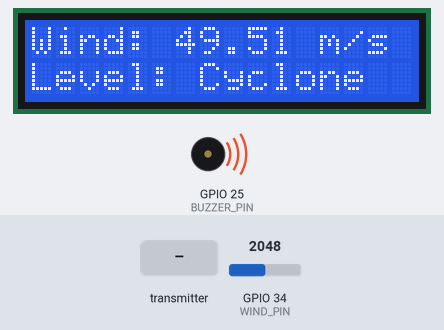
This sketch was run on a simulated ESP32. Shown: 16×2 character LCD, buzzer (waves = sounding, pin HIGH). The inputs (shaded band) are chosen by the test bench; at power-on: GPIO 34 (WIND_PIN) = 2048. WiFi joins after 1.5 s; servers stay silent unless stated; uploads are accepted with an empty reply; the local clock reads 2024-03-15 10:24:30 at power-on unless the sketch sets it; what the sketch prints to the serial monitor is not drawn.

Above: at 8.4 s.
8.5 s: GPIO 34 (WIND_PIN) set to 813
At 12.3 s:
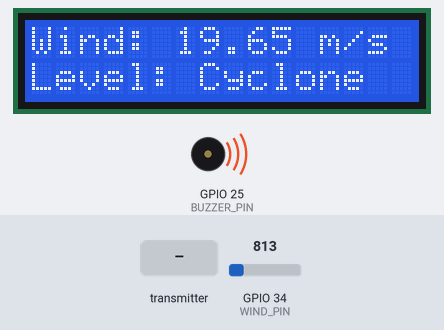
16.6 s: GPIO 34 (WIND_PIN) set to 681
At 23.1 s:
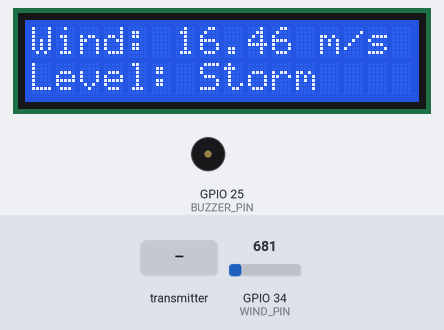
26.4 s: the transmitter starts sending floodRiskCode = 64
At 31.2 s:
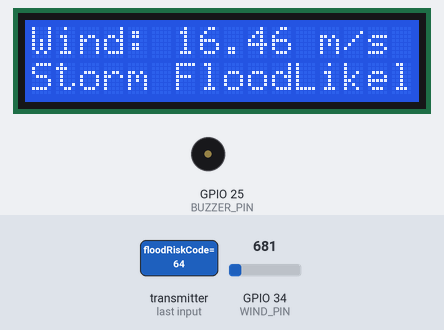
35.5 s: the transmitter starts sending floodRiskCode = 0
At 38.2 s:
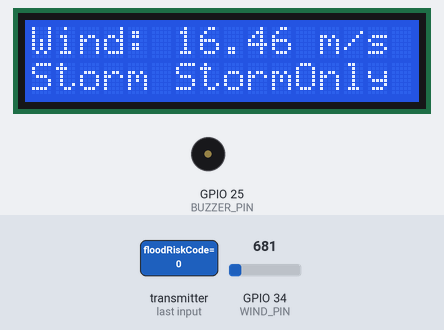
45.3 s: GPIO 34 (WIND_PIN) set to 276
At 50.5 s:
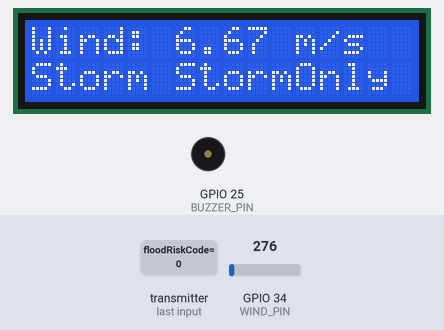
50.8 s: GPIO 34 (WIND_PIN) set to 238
At 54.3 s:
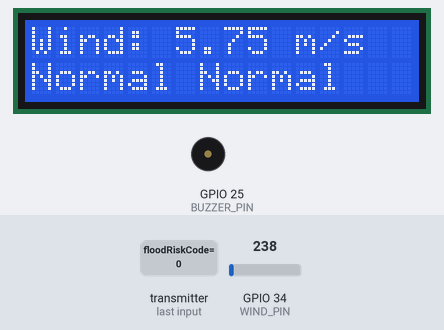
Timing chart, 0 to 55.4 s (numbered marks = the images above; inputs shaded):
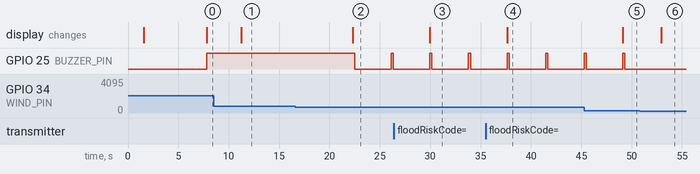

The sketch:

sketch_febSTORM_PEDICTION20a.ino
```cpp
#include <Wire.h>
#include <LiquidCrystal_I2C.h>
#include <WiFi.h>
#include <WiFiClientSecure.h>
#include <HTTPClient.h>
#include <time.h>
#include <esp_now.h>   // ✅ ESP-NOW

// ---- Wi-Fi ----
#define WIFI_SSID ""
#define WIFI_PASSWORD ""

// ---- Gmail SMTP ----
#define SMTP_HOST "smtp.gmail.com"
#define SMTP_PORT 465
#define AUTHOR_EMAIL "ismotaraprova@gmail.com"
#define AUTHOR_PASSWORD ""
#define RECIPIENT_EMAIL "provaismot@gmail.com"

// ---- Firebase REST (Storm) ----
#define DATABASE_URL "https://earlywarningsystem-53511-default-rtdb.firebaseio.com/stormData.json"

// ---- Firebase REST (Fusion) ----
#define FUSION_URL "https://earlywarningsystem-53511-default-rtdb.firebaseio.com/fusionData.json"

// ---- LCD ----
LiquidCrystal_I2C lcd(0x27, 16, 2);

// ---- Sensor Pin ----
#define WIND_PIN 34
#define BUZZER_PIN 25   // ✅ GPIO25

// ---- Variables ----
float windSpeed;
bool cycloneDetected = false;
bool lastCycloneState = false;
bool emailSent = false;
bool safeEmailSent = false;
unsigned long lastBlink = 0;
bool showAlert = false;

// =====================================================================
// ✅ ESP-NOW Receiver (Flood -> Storm)  [Fixed for ESP32 core 3.x callback]
// =====================================================================
typedef struct {
  uint8_t floodRiskCode;   // 0=Low,1=Medium,2=High,3=Critical
  float distanceCm;        // ultrasonic distance (cm)
  uint8_t rainP;           // 0-100
  uint8_t waterP;          // 0-100
  uint8_t floodDetected;   // 0/1
} FloodPacket;

volatile bool gotFlood = false;
FloodPacket lastFlood = {0, 0.0, 0, 0, 0};

// ✅ FIX: New callback signature for ESP32 Arduino core 3.x
void onFloodRecv(const esp_now_recv_info *info, const uint8_t *incomingData, int len) {
  if (len == sizeof(FloodPacket)) {
    memcpy(&lastFlood, incomingData, sizeof(FloodPacket));
    gotFlood = true;
  }
}

void espnowInitReceiver() {
  // WiFi must be STA for ESP-NOW
  WiFi.mode(WIFI_STA);

  if (esp_now_init() != ESP_OK) {
    Serial.println("❌ ESP-NOW init failed");
    return;
  }
  esp_now_register_recv_cb(onFloodRecv);
  Serial.println("✅ ESP-NOW Receiver ready");
}

String floodRiskText(uint8_t code) {
  if (code == 1) return "Medium";
  if (code == 2) return "High";
  if (code == 3) return "Critical";
  return "Low";
}
// =====================================================================


// ---- Time ----
String getTimeNow() {
  configTime(6 * 3600, 0, "pool.ntp.org", "time.nist.gov");
  struct tm t;
  if (!getLocalTime(&t)) return "Unknown";
  char buf[25];
  strftime(buf, sizeof(buf), "%Y-%m-%d %H:%M:%S", &t);
  return String(buf);
}

// ---- Email ----
void sendEmail(const char* subject, const char* body) {
  WiFiClientSecure client;
  client.setInsecure();

  if (!client.connect(SMTP_HOST, SMTP_PORT)) return;

  client.println("EHLO esp32"); delay(500);
  client.println("AUTH LOGIN"); delay(500);
  client.println("aXNtb3RhcmFwcm92YUBnbWFpbC5jb20="); delay(500);
  client.println("a2Nrd2Zld3Rxd21wbXR0YQ=="); delay(500);

  client.printf("MAIL FROM:<%s>\r\n", AUTHOR_EMAIL); delay(500);
  client.printf("RCPT TO:<%s>\r\n", RECIPIENT_EMAIL); delay(500);
  client.println("DATA"); delay(500);

  client.printf("Subject: %s\r\n", subject);
  client.println("Content-Type: text/plain");
  client.println();
  client.println(body);
  client.println(".");
  delay(500);
  client.println("QUIT");
  client.stop();
}

// ---- Upload to Firebase (Storm Node) ----
void uploadToFirebase(float ws, bool cyclone, String risk) {
  if (WiFi.status() != WL_CONNECTED) return;

  String json = "{";
  json += "\"timestamp\":\"" + getTimeNow() + "\",";
  json += "\"wind_speed_mps\":" + String(ws, 2) + ",";
  json += "\"cyclone_detected\":" + String(cyclone ? 1 : 0) + ",";
  json += "\"risk_level\":\"" + risk + "\"";
  json += "}";

  WiFiClientSecure client;
  client.setInsecure();
  HTTPClient http;
  http.begin(client, DATABASE_URL);
  http.addHeader("Content-Type", "application/json");
  http.POST(json);
  http.end();
}

// ---- Upload to Firebase (Fusion Node) ----
void uploadFusionToFirebase(float ws, String stormRisk, String fusedRisk, String fusedEvent) {
  if (WiFi.status() != WL_CONNECTED) return;

  // If you want fusion uploads ONLY after flood packet exists, uncomment:
  // if (!gotFlood) return;

  String json = "{";
  json += "\"timestamp\":\"" + getTimeNow() + "\",";
  json += "\"wind_speed_mps\":" + String(ws, 2) + ",";
  json += "\"storm_risk\":\"" + stormRisk + "\",";
  json += "\"flood_risk\":\"" + floodRiskText(lastFlood.floodRiskCode) + "\",";
  json += "\"rain_percent\":" + String(lastFlood.rainP) + ",";
  json += "\"water_percent\":" + String(lastFlood.waterP) + ",";
  json += "\"distance_cm\":" + String(lastFlood.distanceCm, 1) + ",";
  json += "\"fused_event\":\"" + fusedEvent + "\",";
  json += "\"fused_risk\":\"" + fusedRisk + "\"";
  json += "}";

  WiFiClientSecure client;
  client.setInsecure();
  HTTPClient http;
  http.begin(client, FUSION_URL);
  http.addHeader("Content-Type", "application/json");
  http.POST(json);
  http.end();
}

// ---- Alerts ----
void sendCycloneAlert(float ws) {
  char msg[180];
  snprintf(msg, sizeof(msg),
           "CYCLONE ALERT!\nWind Speed: %.2f m/s\nTime: %s\nTake shelter immediately!",
           ws, getTimeNow().c_str());
  sendEmail("CYCLONE ALERT", msg);
}

void sendSafeAlert(float ws) {
  char msg[150];
  snprintf(msg, sizeof(msg),
           "SAFE NOW\nWind Speed: %.2f m/s\nTime: %s\nWeather stable.",
           ws, getTimeNow().c_str());
  sendEmail("SAFE NOW", msg);
}

// ---- Setup ----
void setup() {
  Serial.begin(115200);
  lcd.init();
  lcd.backlight();
  pinMode(BUZZER_PIN, OUTPUT);

  lcd.print("Storm Prediction");
  delay(1500);
  lcd.clear();

  // ✅ Set STA mode once, then connect WiFi
  WiFi.mode(WIFI_STA);
  WiFi.begin(WIFI_SSID, WIFI_PASSWORD);
  while (WiFi.status() != WL_CONNECTED) delay(400);

  // ✅ Start ESP-NOW receiver (coexists with WiFi STA)
  espnowInitReceiver();
}

// ---- Loop ----
void loop() {

  // ---- Read Wind Sensor ----
  int adcValue = analogRead(WIND_PIN);

  // Wind formula
  windSpeed = (adcValue / 4095.0) * 3.3 * 30.0;

  // ---- Risk Level (unchanged) ----
  String riskLevel = "Normal";
  cycloneDetected = false;

  if (windSpeed >= 18) {          // Cyclone threshold
    riskLevel = "Cyclone";
    cycloneDetected = true;
  }
  else if (windSpeed >= 6) {
    riskLevel = "Storm";
  }
  else {
    riskLevel = "Normal";
  }

  // ✅ Upload storm node (unchanged)
  uploadToFirebase(windSpeed, cycloneDetected, riskLevel);

  // ---- Email Logic (Only Cyclone) unchanged ----
  if (cycloneDetected) {
    if (!emailSent) {
      sendCycloneAlert(windSpeed);
      emailSent = true;
      safeEmailSent = false;
    }
  }

  if (!cycloneDetected && lastCycloneState) {
    if (!safeEmailSent) {
      sendSafeAlert(windSpeed);
      safeEmailSent = true;
      emailSent = false;
    }
  }

  lastCycloneState = cycloneDetected;

  // ===================================================================
  // ✅ Fusion Decision (Storm is Fusion Master)
  // ===================================================================
  bool floodHigh = (lastFlood.floodRiskCode >= 2);     // High/Critical
  bool heavyRain = (lastFlood.rainP >= 70);

  String fusedEvent = "Normal";
  String fusedRisk  = "Normal";

  if (cycloneDetected && floodHigh) {
    fusedEvent = "Cyclone+Flood";
    fusedRisk  = "Extreme";
  } else if (cycloneDetected && heavyRain) {
    fusedEvent = "Cyclone+HeavyRain";
    fusedRisk  = "HighRisk";
  } else if (!cycloneDetected && floodHigh) {
    fusedEvent = "FloodLikely";
    fusedRisk  = "HighRisk";
  } else if (cycloneDetected) {
    fusedEvent = "CycloneOnly";
    fusedRisk  = "Cyclone";
  } else if (riskLevel == "Storm") {
    fusedEvent = "StormOnly";
    fusedRisk  = "Storm";
  }

  // ✅ Upload fusion node
  uploadFusionToFirebase(windSpeed, riskLevel, fusedRisk, fusedEvent);
  // ===================================================================


  // ---- LCD + Buzzer (kept behavior; line 2 enhanced if flood data exists) ----
  if (millis() - lastBlink > 1500) {
    showAlert = !showAlert;
    lastBlink = millis();
  }

  lcd.clear();
  lcd.setCursor(0, 0);
  lcd.printf("Wind: %.2f m/s", windSpeed);

  lcd.setCursor(0, 1);
  if (!gotFlood) {
    lcd.print("Level: " + riskLevel);  // same as before until flood arrives
  } else {
    // Keep within 16 chars best effort
    String shortFusion = fusedEvent;
    if (shortFusion.length() > 10) shortFusion = shortFusion.substring(0, 10);
    lcd.print(riskLevel + " " + shortFusion);
  }

  // ---- Buzzer behavior unchanged ----
  if (riskLevel == "Cyclone") {
    digitalWrite(BUZZER_PIN, HIGH);   // Continuous
  }
  else if (riskLevel == "Storm") {
    digitalWrite(BUZZER_PIN, HIGH);
    delay(200);
    digitalWrite(BUZZER_PIN, LOW);
    delay(200);
  }
  else {
    digitalWrite(BUZZER_PIN, LOW);
  }

  Serial.printf("Wind: %.2f | Storm:%s | FloodRisk:%s | Fusion:%s\n",
                windSpeed,
                riskLevel.c_str(),
                floodRiskText(lastFlood.floodRiskCode).c_str(),
                fusedEvent.c_str());

  delay(3000);
}
```

Measured:
- the behaviour switches between 745 and 744 on GPIO 34 (WIND_PIN) (found by bisection; images 1 and 2)
- the behaviour switches between 249 and 248 on GPIO 34 (WIND_PIN) (found by bisection; images 5 and 6)
- after the input at 8.5 s, the display: changes after 2.7 s (image 1)
- after the input at 16.6 s, GPIO 25 (BUZZER_PIN): HIGH → LOW after 5.9 s, → HIGH 3.6 s later, → LOW 0.20 s later; the display: changes after 5.7 s (image 2)
- after the input at 26.4 s, the display: changes after 3.6 s (image 3)
- after the input at 35.5 s, the display: changes after 2.1 s (image 4)
- after the input at 45.3 s, the display: changes after 3.8 s (image 5)
- after the input at 50.8 s, GPIO 25 (BUZZER_PIN): stays LOW (without the input it goes to HIGH after 2.2 s); the display: changes after 2.2 s (image 6)
